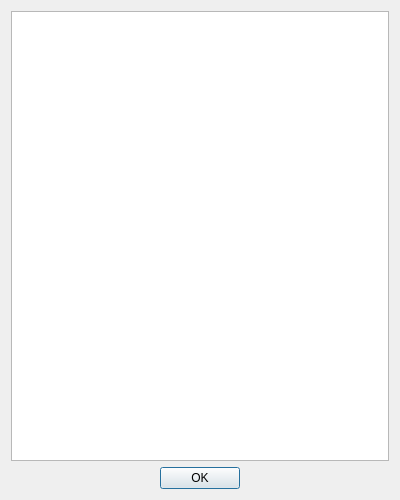
<?xml version="1.0" encoding="UTF-8"?>
<ui version="4.0">
 <class>MemoryMapDialog</class>
 <widget class="QDialog" name="MemoryMapDialog">
  <property name="geometry">
   <rect>
    <x>0</x>
    <y>0</y>
    <width>400</width>
    <height>500</height>
   </rect>
  </property>
  <property name="windowTitle">
   <string>Memory map</string>
  </property>
  <layout class="QVBoxLayout" name="verticalLayout">
   <item>
    <widget class="QTreeWidget" name="treeWidget">
     <property name="editTriggers">
      <set>QAbstractItemView::NoEditTriggers</set>
     </property>
     <property name="showDropIndicator" stdset="0">
      <bool>false</bool>
     </property>
     <property name="dragEnabled">
      <bool>false</bool>
     </property>
     <property name="dragDropOverwriteMode">
      <bool>false</bool>
     </property>
     <property name="dragDropMode">
      <enum>QAbstractItemView::NoDragDrop</enum>
     </property>
     <property name="defaultDropAction">
      <enum>Qt::IgnoreAction</enum>
     </property>
     <property name="selectionMode">
      <enum>QAbstractItemView::SingleSelection</enum>
     </property>
     <property name="selectionBehavior">
      <enum>QAbstractItemView::SelectRows</enum>
     </property>
     <property name="rootIsDecorated">
      <bool>true</bool>
     </property>
     <property name="uniformRowHeights">
      <bool>true</bool>
     </property>
     <property name="itemsExpandable">
      <bool>true</bool>
     </property>
     <property name="sortingEnabled">
      <bool>false</bool>
     </property>
     <property name="wordWrap">
      <bool>false</bool>
     </property>
     <property name="expandsOnDoubleClick">
      <bool>true</bool>
     </property>
     <attribute name="headerVisible">
      <bool>false</bool>
     </attribute>
     <column>
      <property name="text">
       <string notr="true">1</string>
      </property>
     </column>
    </widget>
   </item>
   <item>
    <widget class="QDialogButtonBox" name="buttonBox">
     <property name="orientation">
      <enum>Qt::Horizontal</enum>
     </property>
     <property name="standardButtons">
      <set>QDialogButtonBox::Ok</set>
     </property>
     <property name="centerButtons">
      <bool>true</bool>
     </property>
    </widget>
   </item>
  </layout>
 </widget>
 <resources/>
 <connections>
  <connection>
   <sender>buttonBox</sender>
   <signal>accepted()</signal>
   <receiver>MemoryMapDialog</receiver>
   <slot>accept()</slot>
   <hints>
    <hint type="sourcelabel">
     <x>248</x>
     <y>254</y>
    </hint>
    <hint type="destinationlabel">
     <x>157</x>
     <y>274</y>
    </hint>
   </hints>
  </connection>
  <connection>
   <sender>buttonBox</sender>
   <signal>rejected()</signal>
   <receiver>MemoryMapDialog</receiver>
   <slot>reject()</slot>
   <hints>
    <hint type="sourcelabel">
     <x>316</x>
     <y>260</y>
    </hint>
    <hint type="destinationlabel">
     <x>286</x>
     <y>274</y>
    </hint>
   </hints>
  </connection>
 </connections>
</ui>
